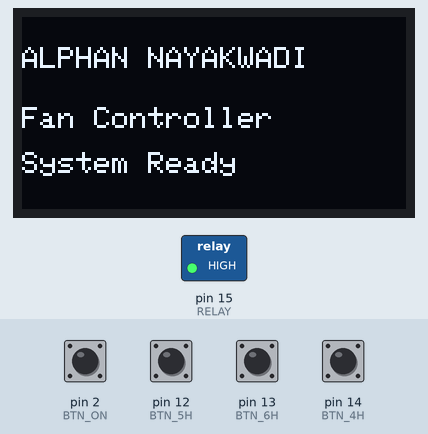
A sketch run on a simulated Arduino Uno, built with avr-gcc and run on an emulated ATmega328P. Shown: 128×64 one-colour display, switched loads named in the sketch (green lamp = pin HIGH). The test bench sets the inputs (shaded band); at power-on: pin 2 (BTN_ON), pin 12 (BTN_5H), pin 13 (BTN_6H), pin 14 (BTN_4H) HIGH.

Above: at 1.2 s.
1.3 s: pin 12 (BTN_5H) pulled LOW for 0.15 s
At 3.1 s:
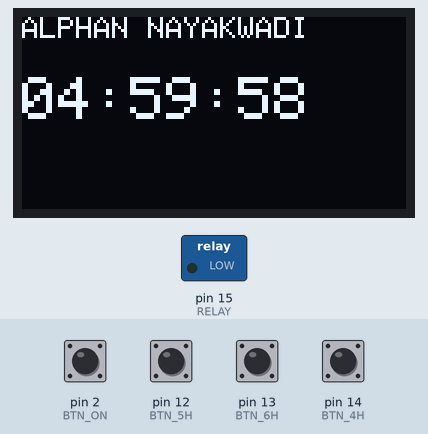
4.4 s: pin 2 (BTN_ON) pulled LOW for 0.15 s
At 4.7 s:
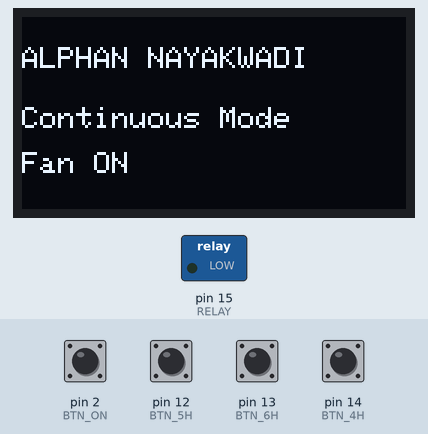
6.0 s: pin 13 (BTN_6H) pulled LOW for 1 s
At 7.4 s:
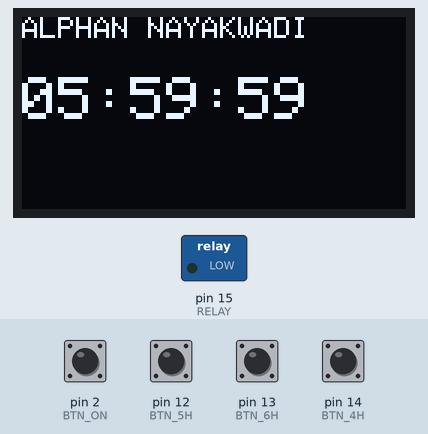
8.5 s: pin 14 (BTN_4H) pulled LOW for 0.15 s
At 9.3 s:
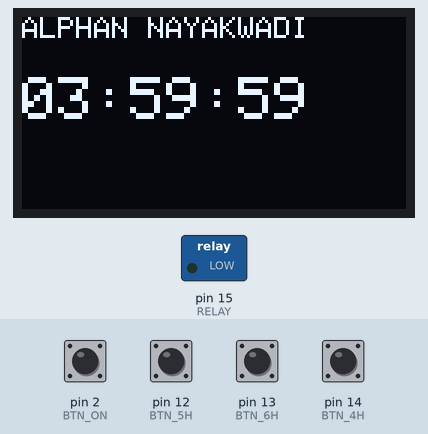
10.1 s: pin 13 (BTN_6H) pulled LOW for 0.15 s
At 11.9 s:
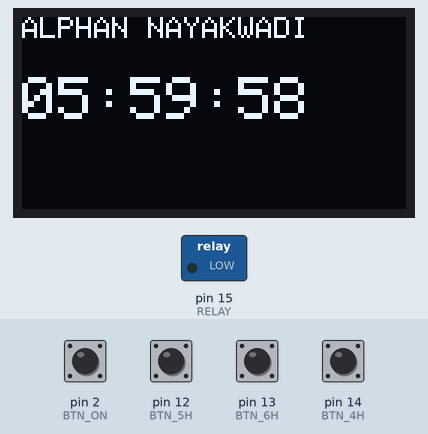
13.2 s: pin 14 (BTN_4H) pulled LOW for 1 s
At 15.7 s:
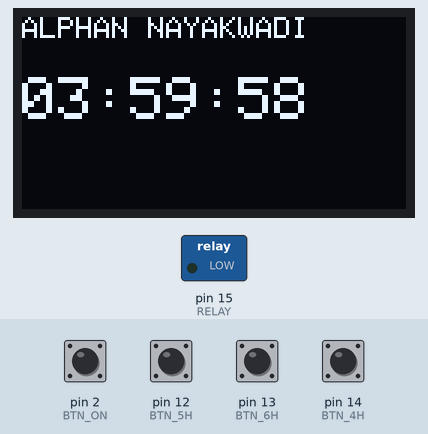
Timing chart, 0 to 17.2 s (numbered marks = the images above; inputs shaded):
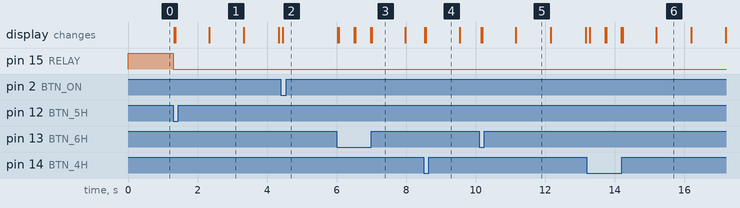

The sketch:

Smart_Fan_Controller.ino
```cpp
#include <Wire.h>
#include <Adafruit_GFX.h>
#include <Adafruit_SSD1306.h>

#define SCREEN_WIDTH 128
#define SCREEN_HEIGHT 64
#define OLED_RESET -1
Adafruit_SSD1306 display(SCREEN_WIDTH, SCREEN_HEIGHT, &Wire, OLED_RESET);

// -------- Pin Definitions --------
#define BTN_4H   14   // D5
#define BTN_5H   12   // D6
#define BTN_6H   13   // D7
#define BTN_ON   2    // D4
#define BTN_OFF  0    // D3
#define RELAY    15   // D8 (Active LOW relay assumed)

// -------- Timer Variables --------
unsigned long startTime = 0;
unsigned long duration = 0;
bool timerActive = false;

unsigned long lastDebounceTime = 0;
const unsigned long debounceDelay = 200;

void showRemainingTime() {
  unsigned long remaining = (duration - (millis() - startTime)) / 1000;

  int hours = remaining / 3600;
  int minutes = (remaining % 3600) / 60;
  int seconds = remaining % 60;

  display.clearDisplay();
  display.setTextColor(SSD1306_WHITE);

  display.setTextSize(1);
  display.setCursor(0,0);
  display.println("ALPHAN NAYAKWADI");

  display.setTextSize(2);
  display.setCursor(0,20);

  if(hours < 10) display.print("0");
  display.print(hours);
  display.print(":");

  if(minutes < 10) display.print("0");
  display.print(minutes);
  display.print(":");

  if(seconds < 10) display.print("0");
  display.print(seconds);

  display.display();
}

void showMessage(String line1, String line2) {
  display.clearDisplay();
  display.setTextSize(1);
  display.setTextColor(SSD1306_WHITE);
  display.setCursor(0,10);
  display.println("ALPHAN NAYAKWADI");
  display.setCursor(0,30);
  display.println(line1);
  display.setCursor(0,45);
  display.println(line2);
  display.display();
}

void setup() {
  Serial.begin(9600);

  pinMode(BTN_4H, INPUT_PULLUP);
  pinMode(BTN_5H, INPUT_PULLUP);
  pinMode(BTN_6H, INPUT_PULLUP);
  pinMode(BTN_ON, INPUT_PULLUP);
  pinMode(BTN_OFF, INPUT_PULLUP);
  pinMode(RELAY, OUTPUT);

  digitalWrite(RELAY, HIGH);  // OFF (Active LOW relay)

  if(!display.begin(SSD1306_SWITCHCAPVCC, 0x3C)) {
    Serial.println("OLED Failed");
    while(true);
  }

  showMessage("Fan Controller", "System Ready");
}

void loop() {

  // -------- Button Handling --------
  if (millis() - lastDebounceTime > debounceDelay) {

    if (digitalRead(BTN_4H) == LOW) {
      duration = 4UL * 60 * 60 * 1000;
      startTime = millis();
      timerActive = true;
      digitalWrite(RELAY, LOW);   // ON
      showMessage("Mode: 4 Hours", "Fan ON");
      lastDebounceTime = millis();
    }

    else if (digitalRead(BTN_5H) == LOW) {
      duration = 5UL * 60 * 60 * 1000;
      startTime = millis();
      timerActive = true;
      digitalWrite(RELAY, LOW);
      showMessage("Mode: 5 Hours", "Fan ON");
      lastDebounceTime = millis();
    }

    else if (digitalRead(BTN_6H) == LOW) {
      duration = 6UL * 60 * 60 * 1000;
      startTime = millis();
      timerActive = true;
      digitalWrite(RELAY, LOW);
      showMessage("Mode: 6 Hours", "Fan ON");
      lastDebounceTime = millis();
    }

    else if (digitalRead(BTN_ON) == LOW) {
      timerActive = false;
      digitalWrite(RELAY, LOW);
      showMessage("Continuous Mode", "Fan ON");
      lastDebounceTime = millis();
    }

    else if (digitalRead(BTN_OFF) == LOW) {
      timerActive = false;
      digitalWrite(RELAY, HIGH);
      showMessage("Fan OFF", "Manual Stop");
      lastDebounceTime = millis();
    }
  }

  // -------- Timer Running --------
  if (timerActive) {
    showRemainingTime();
  }

  // -------- Timer Finish --------
  if (timerActive && (millis() - startTime >= duration)) {
    digitalWrite(RELAY, HIGH);  // OFF
    timerActive = false;
    showMessage("Timer Finished", "Fan OFF");
  }
}
```

Measured:
- after the input at 1.3 s, pin 15 (RELAY): HIGH → LOW at once; the display: first changes at once (image 1 shows a later state)
- after the input at 4.4 s, the display: changes after 0.05 s (image 2)
- after the input at 6.0 s, the display: first changes at once (image 3 shows a later state)
- after the input at 8.5 s, the display: first changes at once (image 4 shows a later state)
- after the input at 10.1 s, the display: first changes after 0.06 s (image 5 shows a later state)
- after the input at 13.2 s, the display: first changes after 0.08 s (image 6 shows a later state)
- what the display in image 1 shows lasts 1.0 s, from 2.3 s to 3.3 s
